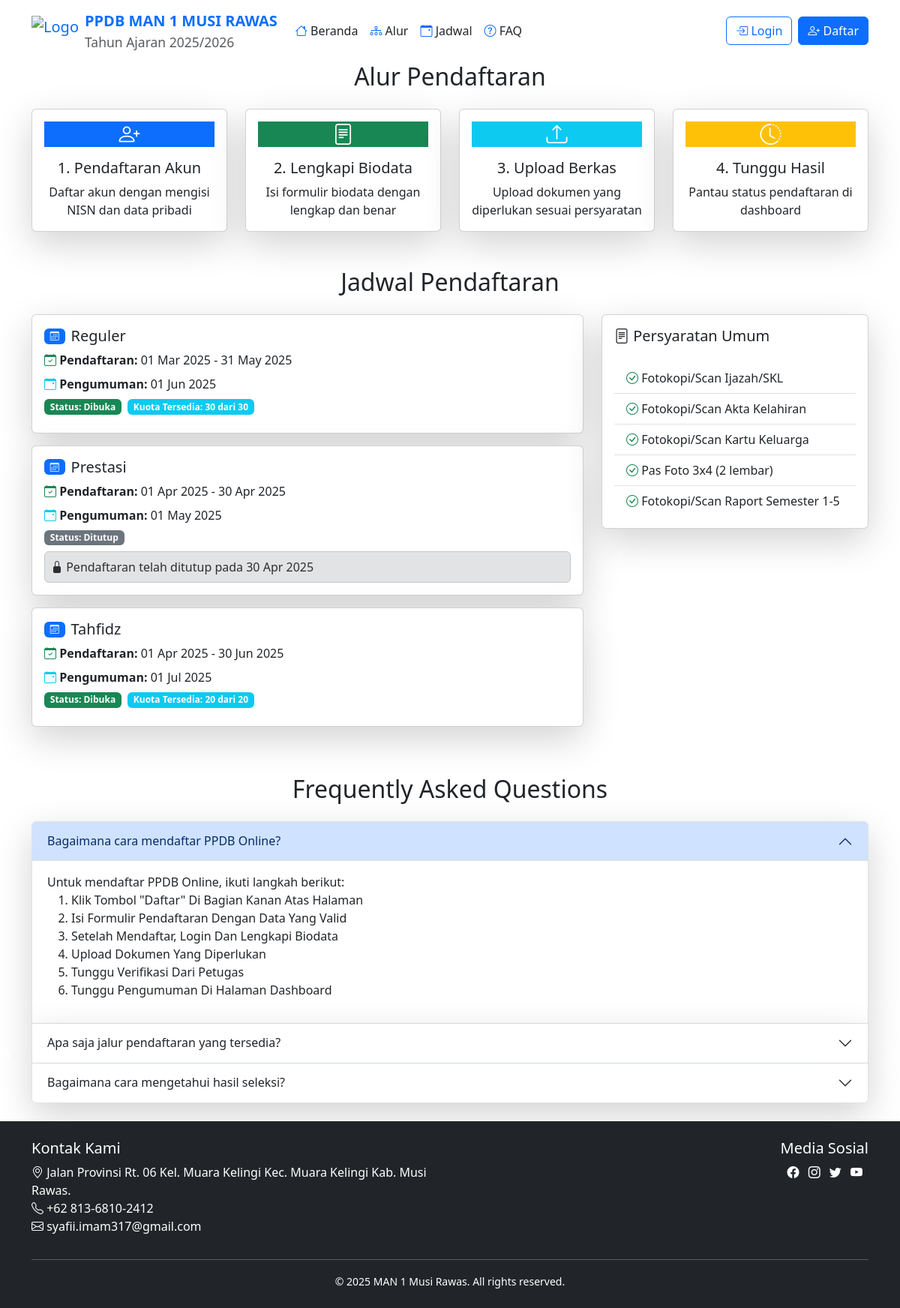
The page / on the database its author committed.
### tables this page shows
CREATE TABLE jalur_pendaftaran (
    id INT PRIMARY KEY AUTO_INCREMENT,
    nama_jalur VARCHAR(50) UNIQUE,
    kuota INT,
    tanggal_buka DATETIME,
    tanggal_tutup DATETIME,
    tanggal_pengumuman DATETIME,
    created_at TIMESTAMP DEFAULT CURRENT_TIMESTAMP
);

### index.php (the view, shortened to what the rows shown need)
<?php
require_once __DIR__.'/includes/functions.php';
$now = new DateTime('now', new DateTimeZone('Asia/Jakarta'));
$current_date = $now->format('Y-m-d H:i:s');
$query = "SELECT j.*,
          DATE_FORMAT(j.tanggal_buka, '%d %b %Y') AS formatted_tanggal_buka,
          DATE_FORMAT(j.tanggal_tutup, '%d %b %Y') AS formatted_tanggal_tutup,
          DATE_FORMAT(j.tanggal_pengumuman, '%d %b %Y') AS formatted_tanggal_pengumuman,
          j.tanggal_buka as real_tanggal_buka,
          j.tanggal_tutup as real_tanggal_tutup,
          (SELECT COUNT(*) FROM peserta WHERE jalur_id = j.id) as total_pendaftar
          FROM jalur_pendaftaran j
          WHERE j.nama_jalur = ?
          LIMIT 1";
$jalur_pendaftaran = [];
$jalur_order = ['Reguler', 'Prestasi', 'Tahfidz', 'Pondok Pesantren', 'Afirmasi', 'Domisili'];
foreach ($jalur_order as $nama_jalur) {
    $stmt = $pdo->prepare($query);
    $stmt->execute([$nama_jalur]);
    $jalur = $stmt->fetch(PDO::FETCH_ASSOC);
    if ($jalur) {
        $jalur['sisa_kuota'] = $jalur['kuota'] - $jalur['total_pendaftar'];
        if ($current_date < $jalur['real_tanggal_buka']) {
            $jalur['status_jalur'] = 'Belum Dibuka';
        } elseif ($current_date >= $jalur['real_tanggal_tutup']) {
            $jalur['status_jalur'] = 'Ditutup';
        } elseif ($jalur['sisa_kuota'] <= 0) {
            $jalur['status_jalur'] = 'Kuota Penuh';
        } else {
            $jalur['status_jalur'] = 'Dibuka';
        }
        $jalur_pendaftaran[] = $jalur;
    }
}
?>
<!DOCTYPE html>
<html lang="id">
<head>
    <link href="https://cdn.jsdelivr.net/npm/bootstrap@5.3.0/dist/css/bootstrap.min.css" rel="stylesheet">
    <link rel="stylesheet" href="https://cdn.jsdelivr.net/npm/bootstrap-icons@1.11.1/font/bootstrap-icons.css">
</head>
<body>
    <div class="container">
        <section class="mb-4 mt-0 pt-2" id="alur">
            <h2 class="text-center mb-4">Alur Pendaftaran</h2>
        </section>
        <section class="mb-4 mt-0 pt-4" id="jadwal">
            <h2 class="text-center mb-4">Jadwal Pendaftaran</h2>
            <div class="row">
                <div class="col-lg-8">
                    <div class="timeline">
                        <?php foreach ($jalur_pendaftaran as $jalur): ?>
                        <div class="card mb-3 border-100 shadow-lg">
                            <div class="card-body">
                                <div class="d-flex align-items-center mb-2">
                                    <span class="badge bg-primary me-2">
                                        <i class="bi bi-calendar3"></i>
                                    </span>
                                    <h5 class="card-title mb-0"><?= htmlspecialchars($jalur['nama_jalur']) ?></h5>
                                </div>
                                <div class="timeline-info">
                                    <p class="mb-2">
                                        <i class="bi bi-calendar-check text-success"></i>
                                        <strong>Pendaftaran:</strong>
                                        <?= htmlspecialchars($jalur['formatted_tanggal_buka']) ?> - <?= htmlspecialchars($jalur['formatted_tanggal_tutup']) ?>
                                    </p>
                                    <p class="mb-2">
                                        <i class="bi bi-calendar-event text-info"></i>
                                        <strong>Pengumuman:</strong>
                                        <?= htmlspecialchars($jalur['formatted_tanggal_pengumuman']) ?>
                                    </p>
                                    <div class="d-flex flex-wrap gap-2 mb-2">
                                        <span class="badge bg-<?= $jalur['status_jalur'] === 'Dibuka' ? 'success' :
                                                              ($jalur['status_jalur'] === 'Kuota Penuh' ? 'danger' :
                                                              ($jalur['status_jalur'] === 'Ditutup' ? 'secondary' : 'warning')) ?>">
                                            Status: <?= htmlspecialchars($jalur['status_jalur']) ?>
                                        </span>
                                        <?php if ($jalur['status_jalur'] !== 'Ditutup'): ?>
                                            <span class="badge bg-<?= $jalur['sisa_kuota'] <= 0 ? 'danger' : 'info' ?>">
                                                Kuota Tersedia: <?= htmlspecialchars($jalur['sisa_kuota']) ?> dari <?= htmlspecialchars($jalur['kuota']) ?>
                                            </span>
                                        <?php endif; ?>
                                    </div>
                                    <?php if ($jalur['sisa_kuota'] <= 0): ?>
                                        <div class="alert alert-danger p-2 mb-0">
                                            <i class="bi bi-exclamation-triangle-fill"></i>
                                            Kuota pendaftaran telah penuh (<?= htmlspecialchars($jalur['total_pendaftar']) ?>/<?= htmlspecialchars($jalur['kuota']) ?> pendaftar)
                                        </div>
                                    <?php elseif ($jalur['status_jalur'] === 'Belum Dibuka'): ?>
                                        <div class="alert alert-info p-2 mb-0">
                                            <i class="bi bi-info-circle-fill"></i> Pendaftaran akan dibuka pada <?= htmlspecialchars($jalur['formatted_tanggal_buka']) ?>
                                        </div>
                                    <?php elseif ($jalur['status_jalur'] === 'Ditutup'): ?>
                                        <div class="alert alert-secondary p-2 mb-0">
                                            <i class="bi bi-lock-fill"></i> Pendaftaran telah ditutup pada <?= htmlspecialchars($jalur['formatted_tanggal_tutup']) ?>
                                        </div>
                                    <?php endif; ?>
                                </div>
                            </div>
                        </div>
                        <?php endforeach; ?>
                    </div>
                </div>
            </div>
        </section>
        <section class="mb-4 mt-0 pt-4" id="faq">
            <h2 class="text-center mb-4">Frequently Asked Questions</h2>
        </section>
    </div>
</body>
</html>

### rows shown on the page
jalur_pendaftaran: nama_jalur "Reguler", formatted_tanggal_buka "01 Mar 2025", formatted_tanggal_tutup "31 May 2025", formatted_tanggal_pengumuman "01 Jun 2025", status_jalur "Dibuka", kuota "30"
jalur_pendaftaran: nama_jalur "Prestasi", formatted_tanggal_buka "01 Apr 2025", formatted_tanggal_tutup "30 Apr 2025", formatted_tanggal_pengumuman "01 May 2025", status_jalur "Ditutup"
jalur_pendaftaran: nama_jalur "Tahfidz", formatted_tanggal_buka "01 Apr 2025", formatted_tanggal_tutup "30 Jun 2025", formatted_tanggal_pengumuman "01 Jul 2025", status_jalur "Dibuka", kuota "20"

### other values the page prints
$academic_year_start "2025"
$academic_year_end "2026"
